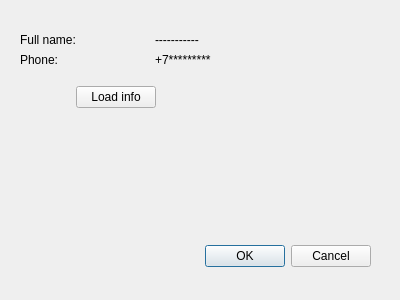
<?xml version="1.0" encoding="UTF-8"?>
<ui version="4.0">
 <class>Dialog</class>
 <widget class="QDialog" name="Dialog">
  <property name="geometry">
   <rect>
    <x>0</x>
    <y>0</y>
    <width>400</width>
    <height>300</height>
   </rect>
  </property>
  <property name="windowTitle">
   <string>Dialog</string>
  </property>
  <widget class="QDialogButtonBox" name="buttonBox">
   <property name="geometry">
    <rect>
     <x>30</x>
     <y>240</y>
     <width>341</width>
     <height>32</height>
    </rect>
   </property>
   <property name="orientation">
    <enum>Qt::Horizontal</enum>
   </property>
   <property name="standardButtons">
    <set>QDialogButtonBox::Cancel|QDialogButtonBox::Ok</set>
   </property>
  </widget>
  <widget class="QWidget" name="">
   <property name="geometry">
    <rect>
     <x>20</x>
     <y>20</y>
     <width>191</width>
     <height>101</height>
    </rect>
   </property>
   <layout class="QVBoxLayout" name="verticalLayout">
    <item>
     <layout class="QGridLayout" name="gridLayout">
      <item row="0" column="0">
       <widget class="QLabel" name="label">
        <property name="text">
         <string>Full name:</string>
        </property>
       </widget>
      </item>
      <item row="0" column="1">
       <widget class="QLabel" name="lblFullName">
        <property name="sizePolicy">
         <sizepolicy hsizetype="Fixed" vsizetype="Fixed">
          <horstretch>0</horstretch>
          <verstretch>0</verstretch>
         </sizepolicy>
        </property>
        <property name="text">
         <string>-----------</string>
        </property>
       </widget>
      </item>
      <item row="1" column="0">
       <widget class="QLabel" name="label_2">
        <property name="text">
         <string>Phone:</string>
        </property>
       </widget>
      </item>
      <item row="1" column="1">
       <widget class="QLabel" name="lblPhone">
        <property name="sizePolicy">
         <sizepolicy hsizetype="Fixed" vsizetype="Fixed">
          <horstretch>0</horstretch>
          <verstretch>0</verstretch>
         </sizepolicy>
        </property>
        <property name="text">
         <string>+7*********</string>
        </property>
       </widget>
      </item>
     </layout>
    </item>
    <item>
     <layout class="QHBoxLayout" name="horizontalLayout">
      <item>
       <spacer name="horizontalSpacer">
        <property name="orientation">
         <enum>Qt::Horizontal</enum>
        </property>
        <property name="sizeHint" stdset="0">
         <size>
          <width>40</width>
          <height>20</height>
         </size>
        </property>
       </spacer>
      </item>
      <item>
       <widget class="QPushButton" name="pbLoadInfo">
        <property name="text">
         <string>Load info</string>
        </property>
       </widget>
      </item>
      <item>
       <spacer name="horizontalSpacer_2">
        <property name="orientation">
         <enum>Qt::Horizontal</enum>
        </property>
        <property name="sizeHint" stdset="0">
         <size>
          <width>40</width>
          <height>20</height>
         </size>
        </property>
       </spacer>
      </item>
     </layout>
    </item>
   </layout>
  </widget>
 </widget>
 <resources/>
 <connections>
  <connection>
   <sender>buttonBox</sender>
   <signal>accepted()</signal>
   <receiver>Dialog</receiver>
   <slot>accept()</slot>
   <hints>
    <hint type="sourcelabel">
     <x>248</x>
     <y>254</y>
    </hint>
    <hint type="destinationlabel">
     <x>157</x>
     <y>274</y>
    </hint>
   </hints>
  </connection>
  <connection>
   <sender>buttonBox</sender>
   <signal>rejected()</signal>
   <receiver>Dialog</receiver>
   <slot>reject()</slot>
   <hints>
    <hint type="sourcelabel">
     <x>316</x>
     <y>260</y>
    </hint>
    <hint type="destinationlabel">
     <x>286</x>
     <y>274</y>
    </hint>
   </hints>
  </connection>
 </connections>
</ui>
